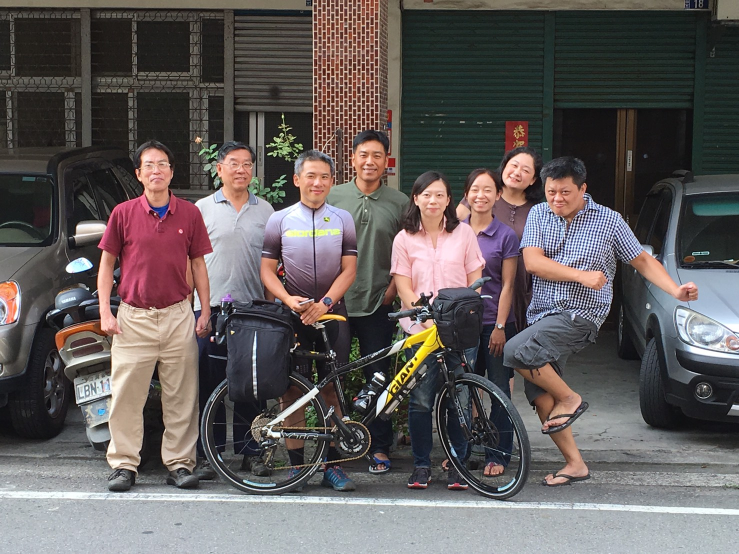
#> input picture 本書範例/ch12/media/person8.jpg, 1478 x 1108 px, found by its file name (shown at 1/2 size)
$ python saveFace8.py   (older library calls are emulated)
#> lines starting #> are read from the running program, lines starting #| are printed output that depends on the picture; after the words box and inside, x2 and y2 are one past the last pixel; in counts of white or black regions, pixels touching at a corner belong together
import cv2
from PIL import Image
casc_path = "C:\\Program Files\\Anaconda3\\pkgs\\opencv3-3.1.0-py35_0\\Library\\etc\\haarcascades\\haarcascade_frontalface_default.xml"
faceCascade = cv2.CascadeClassifier(casc_path)
imagename = "media\\person8.jpg"
image = cv2.imread(imagename)
#> image is the input picture: shape (1108, 1478, 3); mean B, G, R 92.2, 92.8, 99
faces = faceCascade.detectMultiScale(image, scaleFactor=1.1, minNeighbors=5, minSize=(30,30), flags = cv2.CASCADE_SCALE_IMAGE)
#> faces = [[928, 352, 70, 70], [703, 281, 75, 75], [272, 298, 78, 78], [444, 299, 72, 72], [833, 364, 70, 70], [591, 322, 78, 78], [1086, 357, 71, 71]]
count = 1
for (x,y,w,h) in faces:
    cv2.rectangle(image, (x,y), (x+w,y+h), (128,255,0), 2)
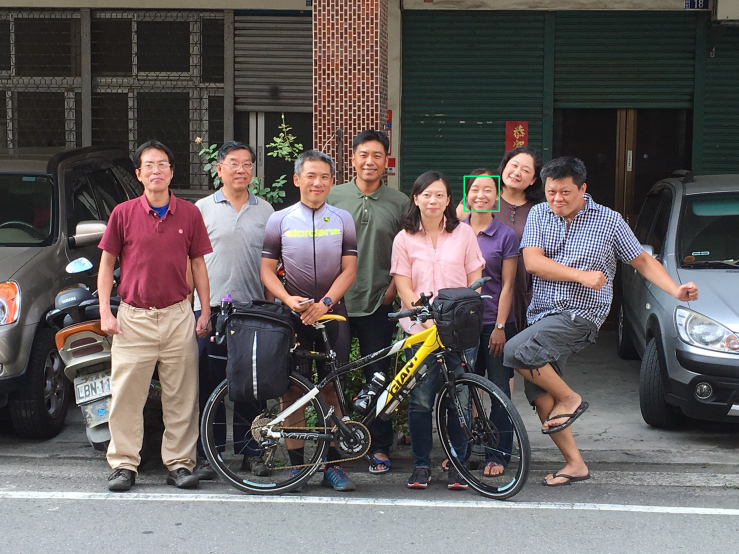
#> image: shape (1108, 1478, 3) (shown at 1/2 size); 0.05% of pixels changed, all inside (x1, y1, x2, y2) = (927, 351, 1000, 424)
    filename = "media\\face" + str(count)+ ".jpg"
    image1 = Image.open(imagename)
    image2 = image1.crop((x, y, x+w, y+h))
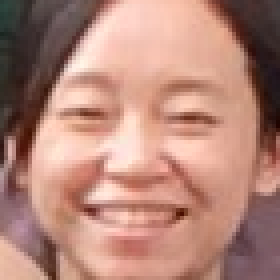
#> image2: PIL image 70x70 RGB (shown 4 times larger); mean R, G, B 180.4, 134.3, 121.1
    image3 = image2.resize((200, 200), Image.ANTIALIAS)
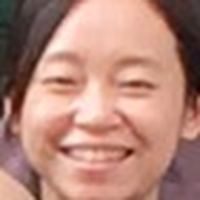
#> image3: PIL image 200x200 RGB; mean R, G, B 180.4, 134.3, 121.1
    image3.save(filename)
    count += 1
cv2.namedWindow("facedetect")
cv2.imshow("facedetect", image)
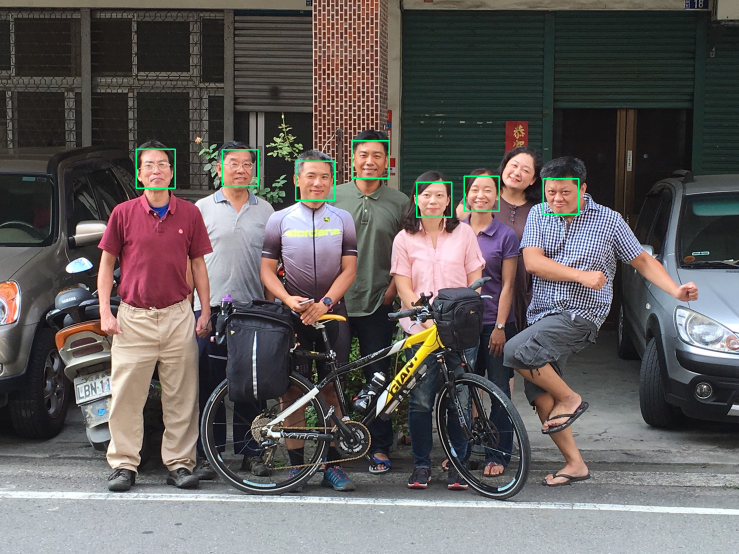
#> window 'facedetect': shape (1108, 1478, 3) (shown at 1/2 size); mean B, G, R 92.4, 93.4, 98.5
cv2.waitKey(0)
cv2.destroyWindow("facedetect")
